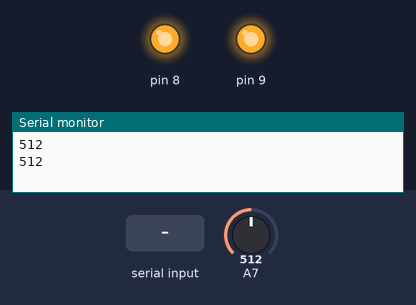
The sketch below on a simulated Arduino Mega 2560, built with avr-gcc and run on an emulated ATmega2560. Shown: output pins drawn as LEDs (lit = HIGH), the last lines printed to the serial monitor. Inputs (shaded band) come from the test bench; at power-on: A7 = 512.

Above: at 1.2 s.
1.3 s: "1" received over Serial
At 2.5 s:
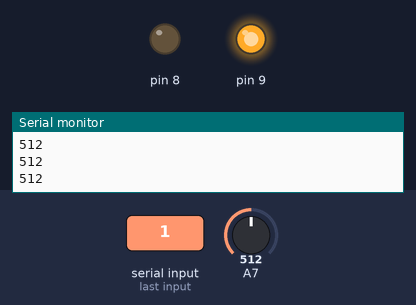
3.5 s: "2" received over Serial
At 5.2 s:
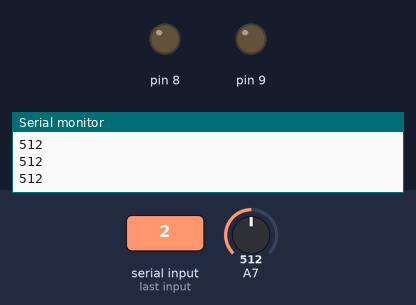
5.5 s: "1" received over Serial
At 6.8 s:
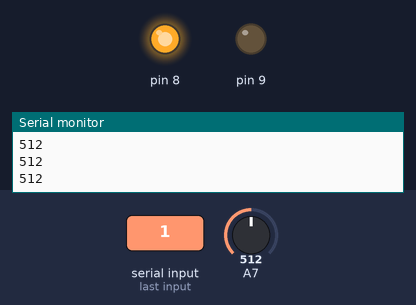
Timing chart, 0 to 8.5 s (numbered marks = the images above; inputs shaded):
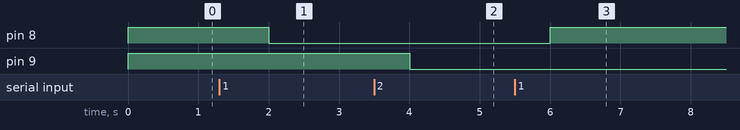

Measured:
- after the input at 1.3 s, pin 8: HIGH → LOW after 0.70 s
- after the input at 3.5 s, pin 9: HIGH → LOW after 0.50 s
- after the input at 5.5 s, pin 8: LOW → HIGH after 0.50 s

The sketch:

serial_control.ino
```cpp
int status1 = 1 ;
int status2 = 1 ;
char state;
int val=0;

void setup(){
  pinMode(8, OUTPUT);
  digitalWrite(8, HIGH);
  pinMode(9, OUTPUT);
  digitalWrite(9, HIGH);
  Serial.begin(9600);
}


void loop() {
  val = analogRead(23);
  Serial.println(val);
  //Serial.println(10);
  //Serial.write(45);
  if (Serial.available()){
  state = Serial.read();

    if (state == '1'){
      if(status1==0){
        status1=1;
        digitalWrite(8, HIGH);
        }
      else
       {
        status1=0;
        digitalWrite(8, LOW);
       }
     }

    if (state == '2'){
      if(status2==0){
        status2=1;
        digitalWrite(9, HIGH);
        }
      else
       {
        status2=0;
        digitalWrite(9, LOW);
       }
     }

  }
  delay(1000);
}
```
